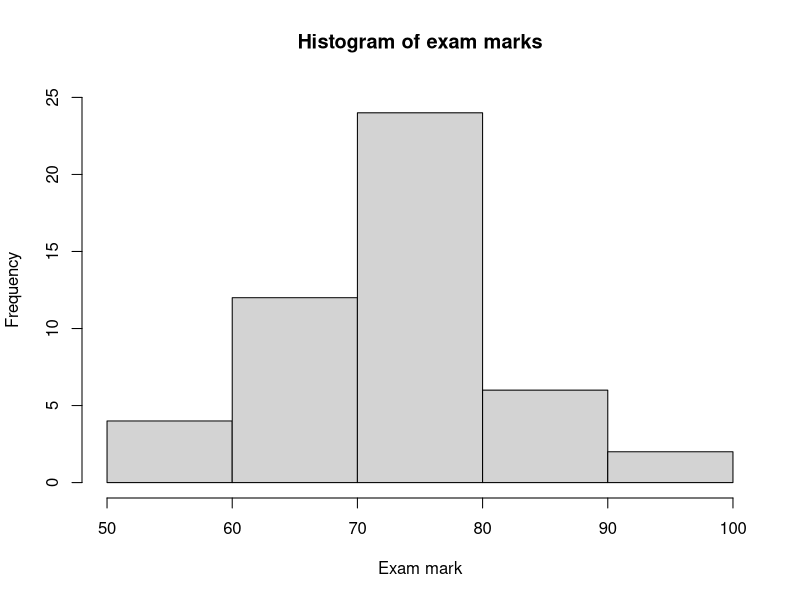
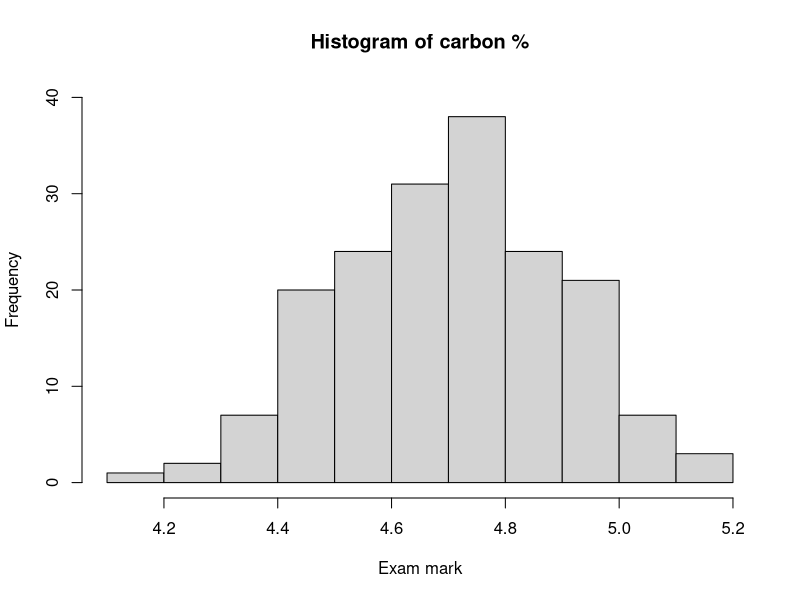
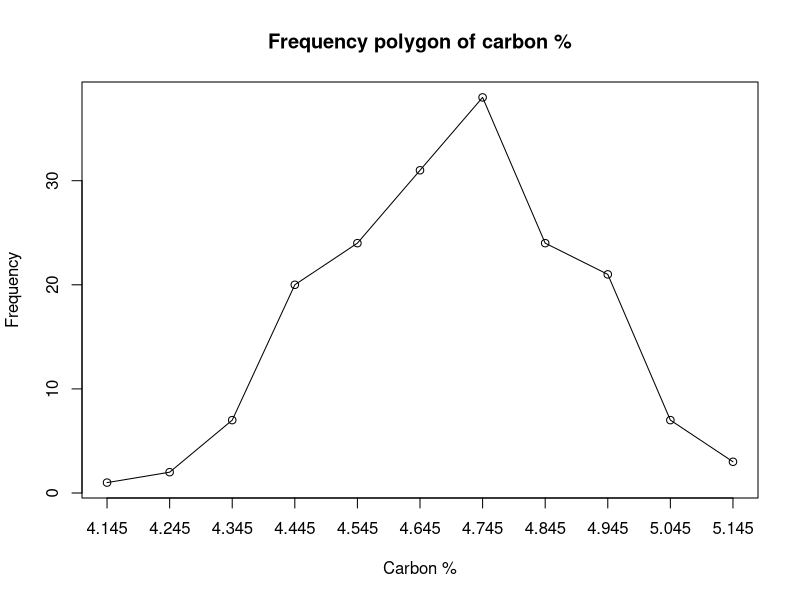
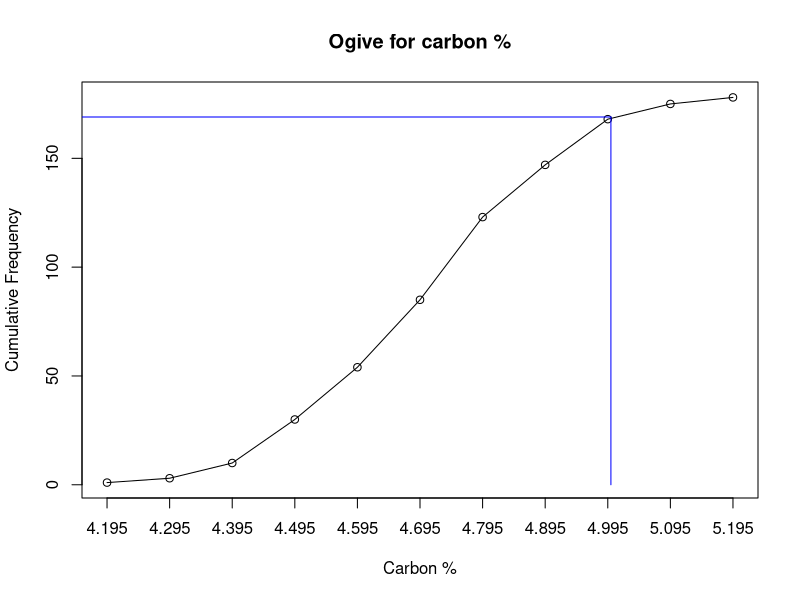
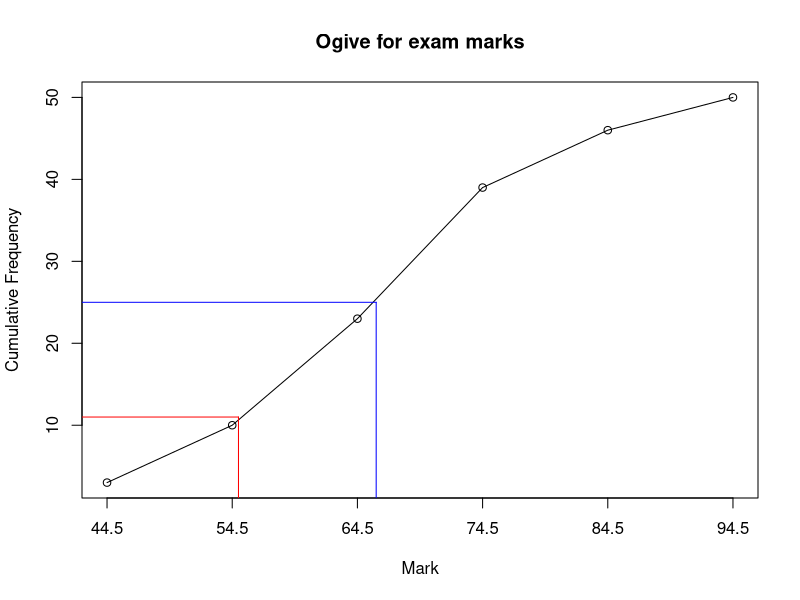

Here is the R script that generated these plots, in order:
## ---- chunk 1
y <- c(75,85,59,73,88,65,60,86,72,63,78,61,75,78,74,67,60,68,74,66,82,78,94,73,71,83,79,96,67,62,75,81,75,71,65,79,73,80,78,72,74,53,76,65,73,67,72,63)
hist(y, main = "Histogram of exam marks", xlab = "Exam mark", ylab="Frequency",breaks = c(50,60,70,80,90,100), ylim=c(0,25))
## ---- chunk 2
x <- rep((seq(4.15,5.15, by = 0.1)),times=c(1,2,7,20,24,31,38,24,21,7,3))
hist(x, main = "Histogram of carbon %", xlab = "Exam mark", ylab="Frequency",breaks = c(4.10,4.20,4.30,4.40,4.50,4.60,4.70,4.80,4.90,5.00,5.10,5.20), xlim=c(4.1,5.2), ylim=c(0,40))
## ---- chunk 3
y <- c(1,2,7,20,24,31,38,24,21,7,3)
x <- c(seq(4.145,5.145, by = 0.1))
plot(x,y, xaxt = "n", main = "Frequency polygon of carbon %", xlab="Carbon %", ylab="Frequency")
axis(1, at = x)
lines(x,y)
## ---- chunk 4
x <- c(seq(4.195,5.195, by = 0.1))
y <- c(1,3,10,30,54,85,123,147,168,175,178)
plot(x,y, xaxt = "n", main = "Ogive for carbon %", xlab = "Carbon %", ylab = "Cumulative Frequency")
axis(1, at = x)
lines(x,y)
lines(c(0,5),c(169,169), col = "blue")
lines(c(5,5),c(0,169), col = "blue")
## ---- chunk 5
x <- c(seq(44.5,94.5, by = 10))
y <- c(3,10,23,39,46,50)
plot(x,y, xaxt = "n", main = "Ogive for exam marks", xlab = "Mark", ylab = "Cumulative Frequency")
axis(1, at = x)
lines(x,y)
lines(c(0,66),c(25,25), col = "blue")
lines(c(66,66),c(25,0), col = "blue")
lines(c(0,55),c(11,11), col = "red")
lines(c(55,55),c(0,11), col = "red")
